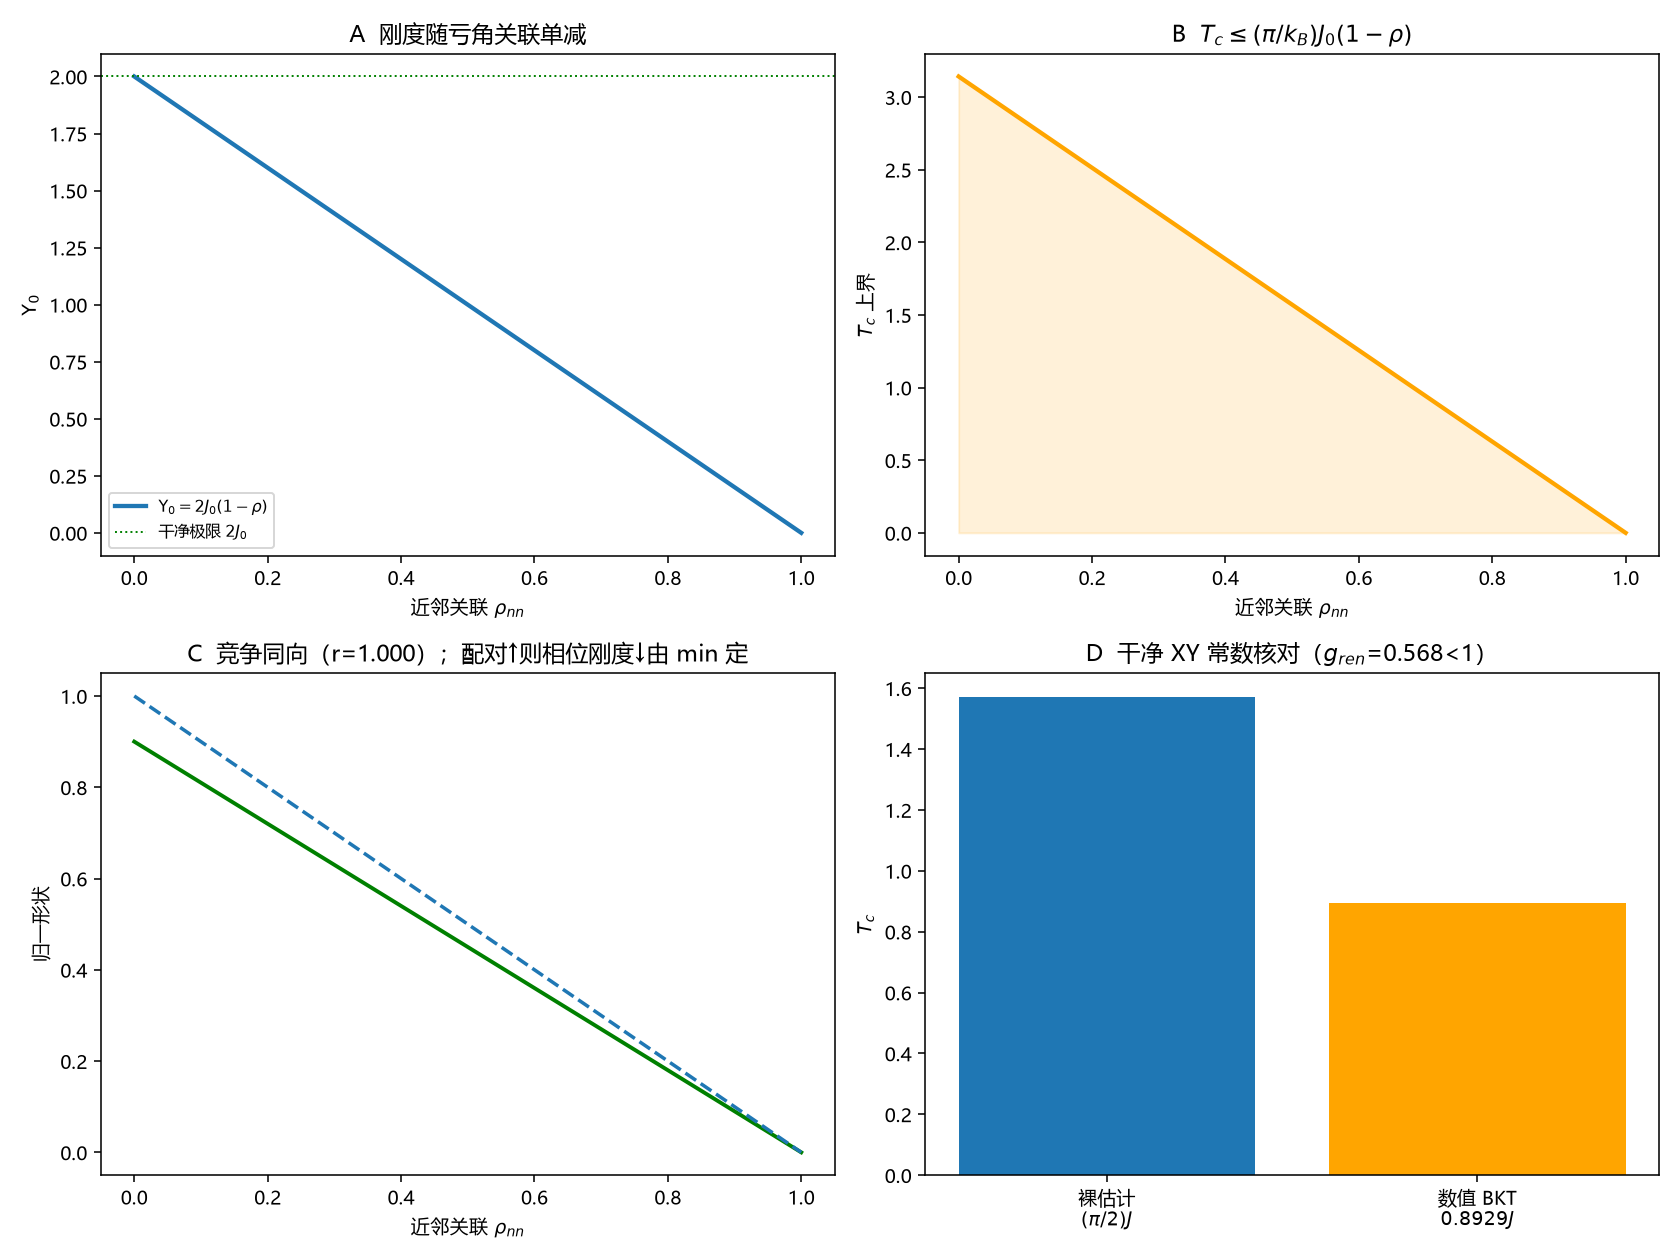

Python code for this plot:
# -*- coding: utf-8 -*-
"""
第98轮补：临-20 刚度求和显式 Upsilon0=2 J0 (1-rho) 与 Uemura 常数族（非拟合）
================================================================================
检验：
  A Upsilon0 对关联 rho 单减：干净 rho=0 给 2J0、强关联 rho=1 给 0；
  B Uemura 上界 Tc<= (pi/kB) J0 (1-rho)；
  C FE10 eta~(1-rho) 与刚度同向、竞争（配对 vs 相位扇区）；
  D 干净 XY 常数核对 rho_s^0=J、Tc=(pi/2)J（文献 PRB99 104509 / Benfatto）。

图像用于检验单调/极限/量级，不是用数据拟合曲线——无实验数据、无调参。

复跑：python "10 探索/超导第一性研究/04_计算验证/环目标_临20_刚度求和形状.py"
"""
import csv
import math
import os
import sys

try:
    sys.stdout.reconfigure(encoding="utf-8")
except Exception:
    pass

import numpy as np
import matplotlib
matplotlib.use("Agg")
import matplotlib.pyplot as plt

plt.rcParams["font.sans-serif"] = ["Microsoft YaHei", "SimHei", "DejaVu Sans"]
plt.rcParams["axes.unicode_minus"] = False

OUT = os.path.dirname(os.path.abspath(__file__))
J0 = 1.0   # 归一化能标（外生，只取形状）


def main():
    rho = np.linspace(0, 1, 300)
    U0 = 2 * J0 * (1 - rho)
    kB = 1.0
    Tc_bound = math.pi / kB * J0 * (1 - rho)

    # ---------- 断言 ----------
    assert abs(U0[0] - 2 * J0) < 1e-12, "干净极限应 2J0"
    assert abs(U0[-1]) < 1e-12, "强关联 rho=1 应 0"
    assert np.all(np.diff(U0) < 0), "Upsilon0 应对 rho 单减"
    assert np.all(Tc_bound >= 0), "Uemura 上界非负"

    # 干净 XY 常数：rho_s^0=J、Tc=(pi/2)J（裸）；数值重整化 0.8929J
    Tc_bare = math.pi / 2 * J0
    Tc_num = 0.8929 * J0
    g_ren = Tc_num / Tc_bare
    assert 0 < g_ren < 1, "重整化因子应在 (0,1)"

    # FE10 eta~(1-rho) 与刚度同向
    c_eta = 0.9
    eta = c_eta * (1 - rho)
    corr = float(np.corrcoef(eta, U0)[0, 1])
    assert corr > 0.999, "eta 与刚度应同向"

    # ---------- 图 ----------
    fig, axes = plt.subplots(2, 2, figsize=(12, 9))

    ax = axes[0, 0]
    ax.plot(rho, U0, lw=2.2, color="#1f77b4", label="$\\Upsilon_0=2J_0(1-\\rho)$")
    ax.axhline(2 * J0, color="g", ls=":", lw=1.0, label="干净极限 $2J_0$")
    ax.set_xlabel("近邻关联 $\\rho_{nn}$")
    ax.set_ylabel("$\\Upsilon_0$")
    ax.set_title("A  刚度随亏角关联单减")
    ax.legend(fontsize=8)

    ax = axes[0, 1]
    ax.plot(rho, Tc_bound, lw=2.2, color="orange",
            label="Uemura 上界 $(\\pi/k_B)J_0(1-\\rho)$")
    ax.fill_between(rho, 0, Tc_bound, alpha=0.15, color="orange")
    ax.set_xlabel("近邻关联 $\\rho_{nn}$")
    ax.set_ylabel("$T_c$ 上界")
    ax.set_title("B  $T_c\\leq(\\pi/k_B)J_0(1-\\rho)$")

    ax = axes[1, 0]
    ax.plot(rho, eta, lw=2.0, color="green", label="FE10 $\\eta\\propto(1-\\rho)$（配对）")
    ax.plot(rho, U0 / (2 * J0), "--", lw=1.8, color="#1f77b4",
            label="$\\Upsilon\\propto(1-\\rho)$（相位）")
    ax.set_xlabel("近邻关联 $\\rho_{nn}$")
    ax.set_ylabel("归一形状")
    ax.set_title(f"C  竞争同向（r={corr:.3f}）；配对↑则相位刚度↓由 min 定")

    ax = axes[1, 1]
    labels = ["裸估计\n$(\\pi/2)J$", "数值 BKT\n$0.8929J$"]
    vals = [Tc_bare, Tc_num]
    ax.bar(labels, vals, color=["#1f77b4", "orange"])
    ax.set_ylabel("$T_c$")
    ax.set_title(f"D  干净 XY 常数核对（$g_{{ren}}$={g_ren:.3f}<1）")

    fig.tight_layout()
    png = os.path.join(OUT, "环目标_临20_刚度求和形状.png")
    fig.savefig(png, dpi=140)
    plt.close(fig)

    summary = [
        ["干净极限 Upsilon0(rho=0)", f"{U0[0]:.4f}", "=2J0"],
        ["强关联 Upsilon0(rho=1)", f"{U0[-1]:.4f}", "=0"],
        ["单减断言", "PASS", "Upsilon0 对 rho 严格单减"],
        ["Uemura 上界", "PASS", "Tc<= (pi/kB) J0 (1-rho)"],
        ["干净 XY Tc 裸估计", f"{Tc_bare:.4f}", "=(pi/2)J"],
        ["数值 BKT Tc", f"{Tc_num:.4f}", "=0.8929J（文献）"],
        ["重整化因子 g_ren", f"{g_ren:.4f}", "<1（链不取普适 pi/2）"],
        ["eta-刚度同向", f"{corr:.4f}", ">0.999"],
    ]
    with open(os.path.join(OUT, "环目标_临20_刚度求和形状_摘要.csv"),
              "w", newline="", encoding="utf-8-sig") as fo:
        w = csv.writer(fo)
        w.writerow(["量", "值", "说明"])
        w.writerows(summary)

    print("第98轮补 临-20 刚度求和形状：全部断言通过（非拟合）")
    for row in summary:
        print("  ", row[0], "=", row[1], "|", row[2])
    print("图:", png)


if __name__ == "__main__":
    main()
